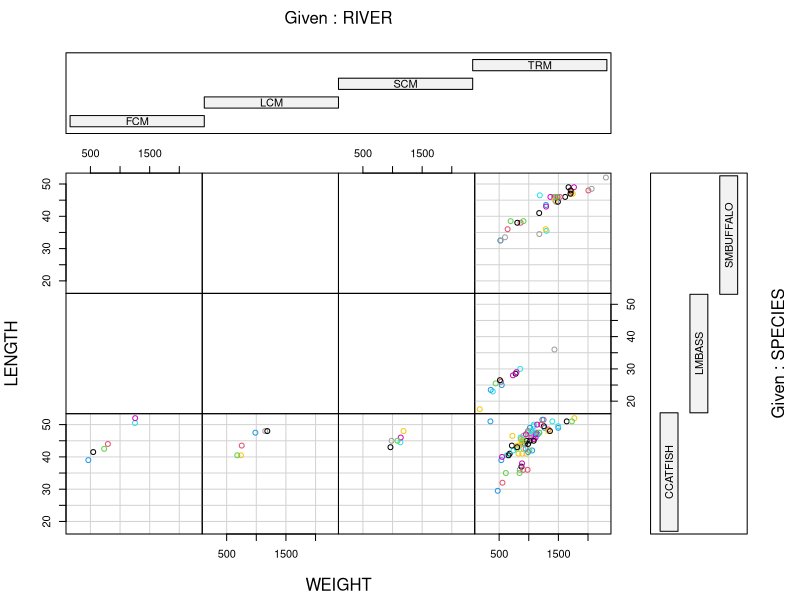
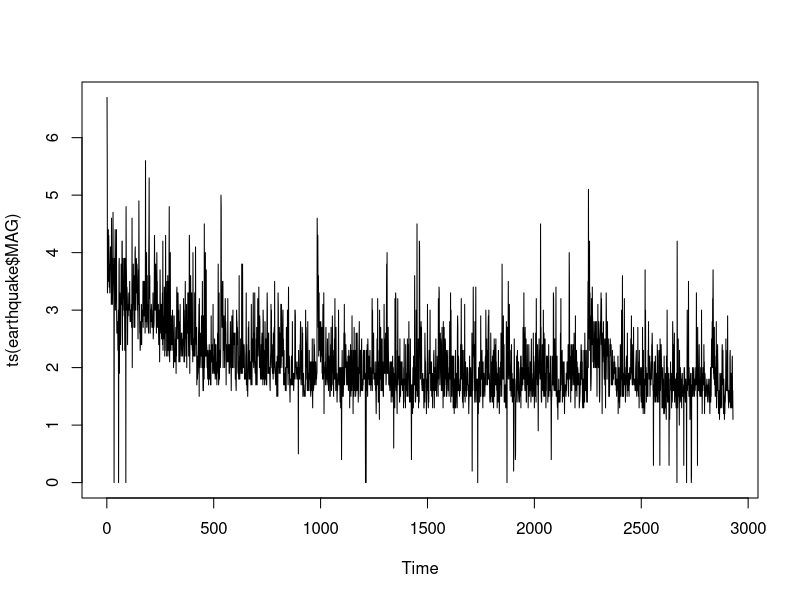
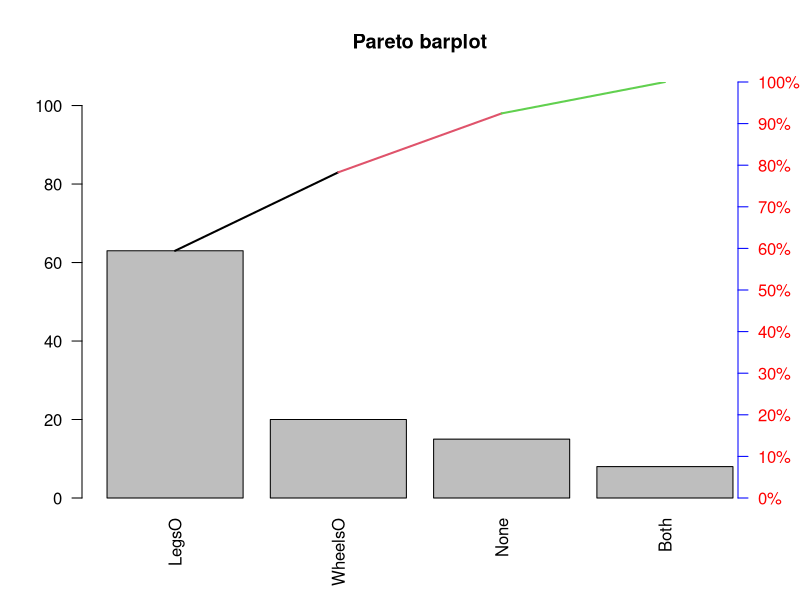

Write R code to recreate these figures, in order.
## ---- chunk 1
knitr::opts_chunk$set(echo = TRUE)
## ---- chunk 2
Course_grading <- data.frame(
  Course_Elements = c("Assignments", "Laboratories", "Projects", "In-Class Quizzes", "Quizzes (Online)", "Mid-Term Exams", "Final Exam"),
  Count = c("4", "16", "2", "TDH", "TDH", "2", "1"),
  Weight_Each = c("3.75%", "0.625%", "3.33% & 6.67%", "-", "-", "10%", "30%"),
  Total_Weight = c("15%", "10%", "10%", "10%", "5%", "20%", "30%")
)

print("COURSE DESCRIPTION")
print(Course_grading)


## ---- chunk 3
grading_scale <- data.frame(
  Grade = c("A", "B", "C", "D", "F"),
  Percentage = c("90% - above", "80% - 89%", "60% - 79%", "50% - 59%", "Below - 50%")
)
grading_scale
## ---- chunk 4
ddt <- read.csv("DDT-1.csv")
m=with(ddt, as.numeric(factor(MILE))) # A

length(unique(m)) #B

coplot(LENGTH ~ WEIGHT | RIVER * SPECIES, data = ddt, col = unique(m))
## ---- chunk 5
CCATFISH= ddt$DDT[ddt$SPECIES== "CCATFISH" & ddt$RIVER== "FCM"]
mean(CCATFISH)
## ---- chunk 6
mtbe=read.csv("MTBE.csv", header=TRUE) # You will need to change the address
head(mtbe) # First six lines
dim(mtbe) # rows and columns
ind=sample(1:223,5,replace=FALSE) # random indices
mtbe[ind,]
## ---- chunk 7
mtbe=na.omit(mtbe)
depth=mtbe[mtbe$Aquifier=="Bedrock",]$Depth
sd(depth)

## ---- chunk 8
# random sample 
earthquake = read.csv("EARTHQUAKE.csv")
earthquake[sample(1:nrow(earthquake), 30, replace=FALSE),]
## ---- chunk 9
plot(ts(earthquake$MAG))
## ---- chunk 10
median(earthquake$MAGNITUDE)
## ---- chunk 11
freq = c(15, 8, 63, 20)                      
fsum = sum(freq)
relfreq = freq / fsum
relativefrequencies <- data.frame(
  RL = c("None", "Both", "LegsO", "WheelsO"),
  relfreq
)
relativefrequencies

## ---- chunk 12
pareto <- function(x, mn = "Pareto barplot", ...) {  # x is a vector
  x.tab = table(x)
  xx.tab = sort(x.tab, decreasing = TRUE, index.return = FALSE)
  cumsum(as.vector(xx.tab)) -> cs
  length(x.tab) -> lenx
  bp <- barplot(xx.tab, ylim = c(0,max(cs)),las = 2)
  lb <- seq(0,cs[lenx], l = 11)
  axis(side = 4, at = lb, labels = paste(seq(0, 100, length = 11), "%", sep = ""), las = 1, line = -1, col = "Blue", col.axis = "Red")
  for(i in 1:(lenx-1)){
    segments(bp[i], cs[i], bp[i+1], cs[i+1], col = i, lwd = 2)
  }
  title(main = mn, ...)
}
RL = c("None", "Both", "LegsO", "WheelsO")
l=rep(RL,freq)
pareto(l)

## ---- chunk 13

